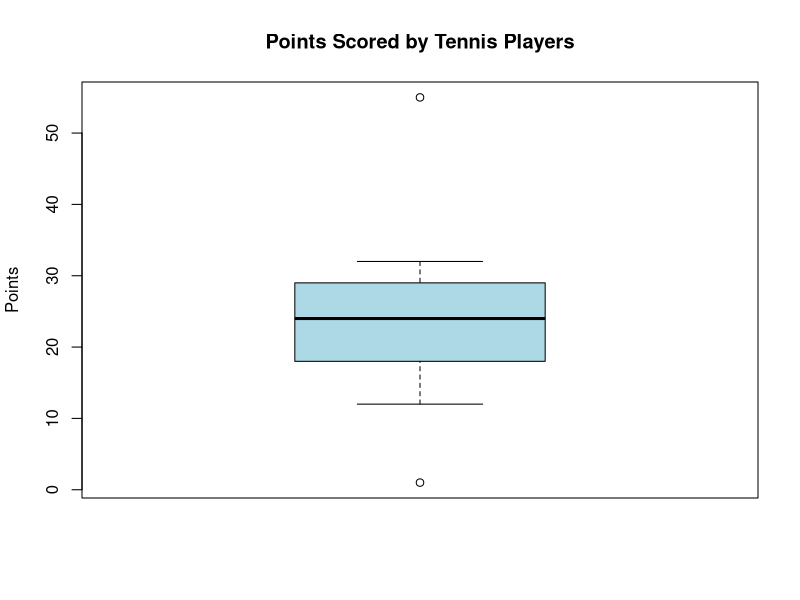

Reproduce this figure in R.
# Points scored by tennis players
points <- c(1,12, 15, 18, 20, 22, 24, 25, 27, 29, 30, 32, 55)

# Display the data
points

# Create Box Plot
boxplot(points,
        main = "Points Scored by Tennis Players",
        ylab = "Points",
        col = "lightblue")
